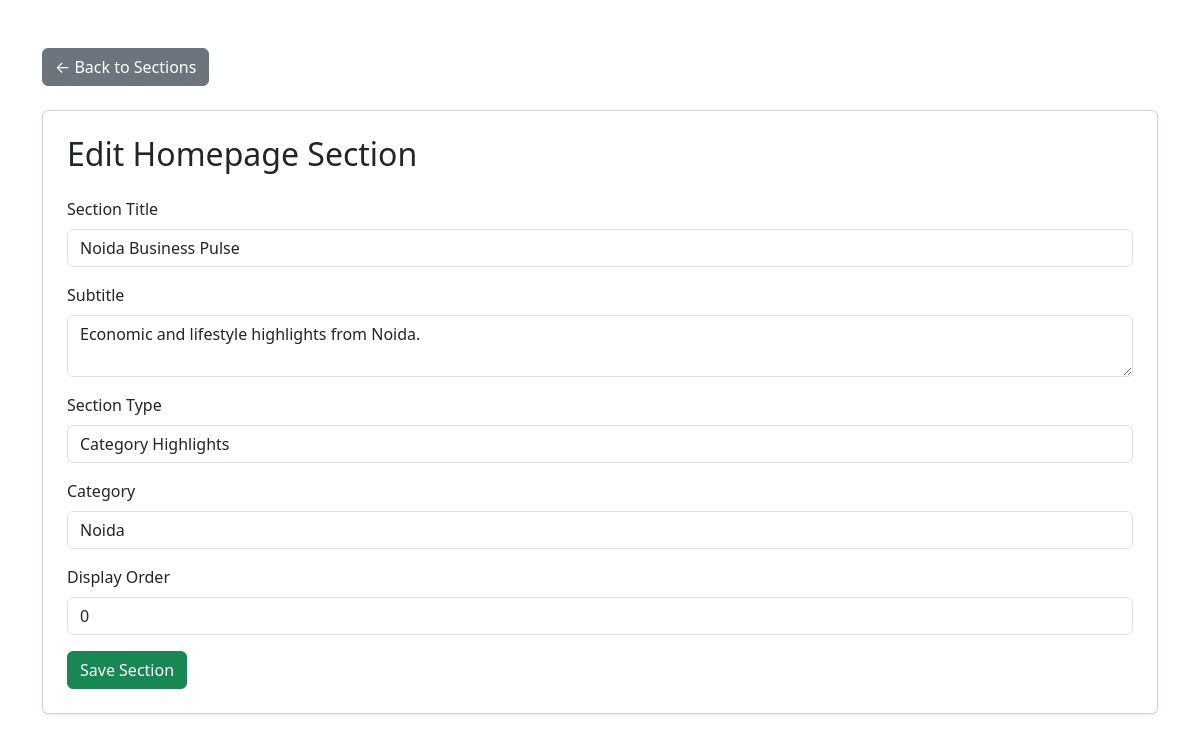
/admin/edit_section.php?id=3 (signed in), run on the app's committed database.
### tables this page shows
CREATE TABLE `homepage_sections` (
  `id` int(11) NOT NULL,
  `title` varchar(255) NOT NULL,
  `subtitle` varchar(500) DEFAULT NULL,
  `section_type` enum('latest','category','featured') NOT NULL DEFAULT 'latest',
  `category_id` int(11) DEFAULT NULL,
  `article_id` int(11) DEFAULT NULL,
  `display_order` int(11) NOT NULL DEFAULT 0,
  `created_at` timestamp NULL DEFAULT current_timestamp()
);

CREATE TABLE `categories` (
  `id` int(11) NOT NULL,
  `name` varchar(255) NOT NULL,
  `slug` varchar(255) NOT NULL,
  `description` text DEFAULT NULL,
  `created_at` timestamp NULL DEFAULT current_timestamp()
);

### admin/edit_section.php (the view, shortened to what this page needs)
<?php
require_once 'db.php';
$categories = $pdo->query('SELECT * FROM categories ORDER BY name ASC')->fetchAll(PDO::FETCH_ASSOC);
$id = isset($_GET['id']) ? (int) $_GET['id'] : 0;
$stmt = $pdo->prepare('SELECT * FROM homepage_sections WHERE id = ?');
$stmt->execute([$id]);
$section = $stmt->fetch(PDO::FETCH_ASSOC);
?>
<!DOCTYPE html>
<html lang="en">
<head>
    <link href="https://cdn.jsdelivr.net/npm/bootstrap@5.3.3/dist/css/bootstrap.min.css" rel="stylesheet">
</head>
<body>
<div class="container py-5">
    <div class="mb-4">
        <a href="sections.php" class="btn btn-secondary">← Back to Sections</a>
    </div>
    <div class="card p-4 shadow-sm">
        <h2 class="mb-4">Edit Homepage Section</h2>
        <form method="post">
            <div class="mb-3">
                <label class="form-label">Section Title</label>
                <input type="text" name="title" class="form-control" value="<?= htmlspecialchars($section['title'], ENT_QUOTES, 'UTF-8') ?>" required>
            </div>
            <div class="mb-3">
                <label class="form-label">Subtitle</label>
                <textarea name="subtitle" class="form-control" rows="2"><?= htmlspecialchars($section['subtitle'], ENT_QUOTES, 'UTF-8') ?></textarea>
            </div>
            <div class="mb-3">
                <label class="form-label">Section Type</label>
                <select name="section_type" class="form-control" onchange="updateFields()">
                    <option value="category" <?= $section['section_type'] === 'category' ? 'selected' : '' ?>>Category Highlights</option>
                </select>
            </div>
            <div class="mb-3" id="category-row" style="display:none;">
                <label class="form-label">Category</label>
                <select name="category_id" class="form-control">
                    <?php foreach ($categories as $category): ?>
                        <option value="<?= htmlspecialchars($category['id'], ENT_QUOTES, 'UTF-8') ?>" <?= $section['category_id'] == $category['id'] ? 'selected' : '' ?>><?= htmlspecialchars($category['name'], ENT_QUOTES, 'UTF-8') ?></option>
                    <?php endforeach; ?>
                </select>
            </div>
            <div class="mb-3">
                <label class="form-label">Display Order</label>
                <input type="number" name="display_order" class="form-control" value="<?= htmlspecialchars($section['display_order'], ENT_QUOTES, 'UTF-8') ?>" min="0">
            </div>
            <button type="submit" name="save" class="btn btn-success">Save Section</button>
        </form>
    </div>
</div>
</body>
</html>

### data on the page
homepage_sections: title "Noida Business Pulse", subtitle "Economic and lifestyle highlights from Noida.", section_type "Category Highlights", category_id "Noida", display_order "0"
